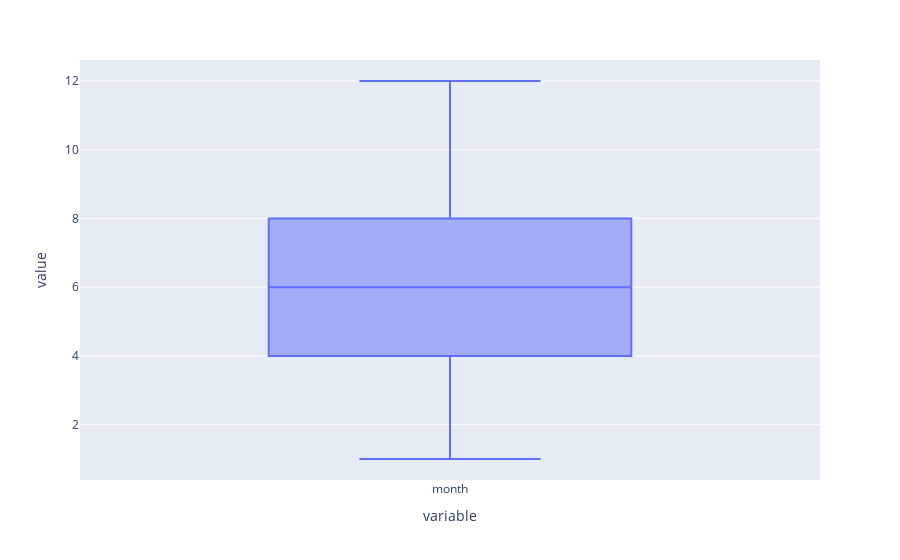

The notebook cell saved with this chart:
### Code cell
px.box(data.month)

### Figure 1 — Plotly figure (JSON) as saved in the notebook; plotly's stock layout.template omitted (floating-point values rounded to 4 significant figures; data arrays with more than 128 entries replaced by an {"elided": "..."} marker saying what was removed)
{"data": [{"alignmentgroup": "True", "hovertemplate": "variable=%{x}<br>value=%{y}<extra></extra>", "legendgroup": "", "marker": {"color": "#636efa"}, "name": "", "notched": false, "offsetgroup": "", "orientation": "v", "showlegend": false, "type": "box", "x": {"elided": "24968 str values"}, "x0": " ", "xaxis": "x", "y": {"elided": "24968 int values"}, "y0": " ", "yaxis": "y"}], "layout": {"boxmode": "group", "legend": {"tracegroupgap": 0}, "margin": {"t": 60}, "xaxis": {"anchor": "y", "domain": [0, 1], "title": {"text": "variable"}}, "yaxis": {"anchor": "x", "domain": [0, 1], "title": {"text": "value"}}}}
